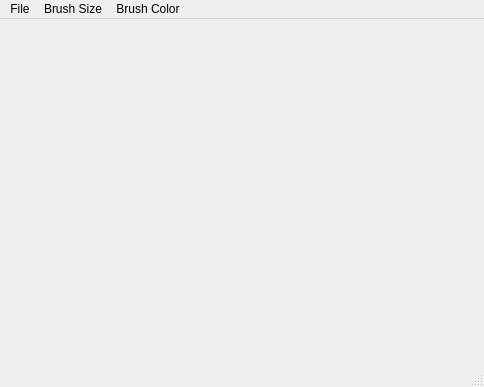
<?xml version="1.0" encoding="UTF-8"?>
<ui version="4.0">
 <class>MainWindow</class>
 <widget class="QMainWindow" name="MainWindow">
  <property name="geometry">
   <rect>
    <x>0</x>
    <y>0</y>
    <width>484</width>
    <height>387</height>
   </rect>
  </property>
  <property name="windowTitle">
   <string>MainWindow</string>
  </property>
  <widget class="QWidget" name="centralwidget"/>
  <widget class="QMenuBar" name="menubar">
   <property name="geometry">
    <rect>
     <x>0</x>
     <y>0</y>
     <width>484</width>
     <height>22</height>
    </rect>
   </property>
   <widget class="QMenu" name="menuFile">
    <property name="title">
     <string>File</string>
    </property>
    <addaction name="actionSave"/>
    <addaction name="actionClear"/>
   </widget>
   <widget class="QMenu" name="menuBrush_Size">
    <property name="title">
     <string>Brush Size</string>
    </property>
    <addaction name="action3_px"/>
    <addaction name="action5px"/>
    <addaction name="action7_px"/>
    <addaction name="action9_px"/>
   </widget>
   <widget class="QMenu" name="menuBrush_Color">
    <property name="title">
     <string>Brush Color</string>
    </property>
    <addaction name="actionBlack"/>
    <addaction name="actionWhite"/>
    <addaction name="actionRed"/>
    <addaction name="actionGreen"/>
    <addaction name="actionYellow"/>
   </widget>
   <addaction name="menuFile"/>
   <addaction name="menuBrush_Size"/>
   <addaction name="menuBrush_Color"/>
  </widget>
  <widget class="QStatusBar" name="statusbar"/>
  <action name="actionSave">
   <property name="text">
    <string>Save</string>
   </property>
   <property name="shortcut">
    <string>Ctrl+S</string>
   </property>
  </action>
  <action name="actionClear">
   <property name="text">
    <string>Clear</string>
   </property>
   <property name="shortcut">
    <string>Ctrl+C</string>
   </property>
  </action>
  <action name="action3_px">
   <property name="text">
    <string>3 px</string>
   </property>
  </action>
  <action name="action5px">
   <property name="text">
    <string>5 px</string>
   </property>
  </action>
  <action name="action7_px">
   <property name="text">
    <string>7 px</string>
   </property>
  </action>
  <action name="action9_px">
   <property name="text">
    <string>9 px</string>
   </property>
  </action>
  <action name="actionBlack">
   <property name="text">
    <string>Black</string>
   </property>
   <property name="shortcut">
    <string>Ctrl+B</string>
   </property>
  </action>
  <action name="actionWhite">
   <property name="text">
    <string>White</string>
   </property>
   <property name="shortcut">
    <string>Ctrl+W</string>
   </property>
  </action>
  <action name="actionRed">
   <property name="text">
    <string>Red</string>
   </property>
   <property name="shortcut">
    <string>Ctrl+R</string>
   </property>
  </action>
  <action name="actionGreen">
   <property name="text">
    <string>Green</string>
   </property>
   <property name="shortcut">
    <string>Ctrl+G</string>
   </property>
  </action>
  <action name="actionYellow">
   <property name="text">
    <string>Yellow</string>
   </property>
   <property name="shortcut">
    <string>Ctrl+Y</string>
   </property>
  </action>
 </widget>
 <resources/>
 <connections/>
</ui>
